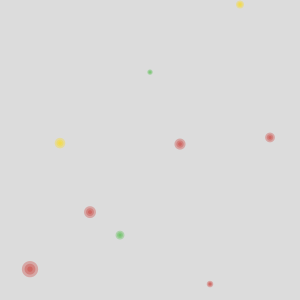
Frame 1 (no input)
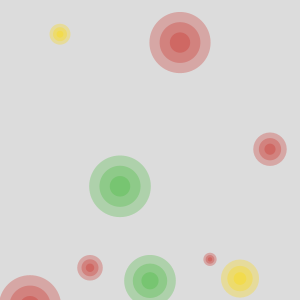
Frame 60 (the mouse pressed at the canvas centre just before this capture)
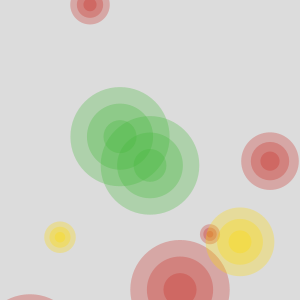
Frame 120 (the mouse held since frame 60 and released just before this capture)

The Processing sketch that drew these frames (run headless with seeded random() and noise(); from frame 60 on, the mouse is pressed at the canvas centre):

// Processing sketch: processing_20524
// ── processing_20524.pde

int num = 10;
float[] mySize = new float[num];
float[] ypos = new float[num];
float[] speed = new float[num];
float[] rate = new float[num];
color[] myColors = new color[4];
int[] col = new int[num];


void setup() {

  size(300,300);

  //explicitly add colors to the myColors array
  myColors[0] = color(200,40,35,75);
  myColors[1] = color(65,185,54,75);
  myColors[2] = color(255,217,0,75);
  myColors[3] = color(0,168,255,75);

  //use a loop to randomly seed ypos, speed, and col
  for(int i=num-1; i>=0; i--) {
    mySize[i]=random(5,20);
    ypos[i] = random(0,height);
    speed[i] = random(-2,2);
    rate[i] = random(0.1,1);
    col[i] = floor(random(0,4));
  }
  noStroke();
  smooth();
}

void draw() {
  background(220);
  
  for(int i=0; i<num-1; i++) {
    //use the int from col[] to choose the fill from myColors[]
    fill(myColors[col[i]]);
    //draw the ellipse using ypos[]
    ellipse(width/num * i + width/num, ypos[i], mySize[i], mySize[i]);
    ellipse(width/num * i + width/num, ypos[i], 2*mySize[i]/3, 2*mySize[i]/3);
    ellipse(width/num * i + width/num, ypos[i], mySize[i]/3, mySize[i]/3);
    //update ypos[] with speed[]
    ypos[i] = ypos[i] + speed[i];
    mySize[i] = mySize[i] + rate[i];

    
    //if the circles go off the screen, reset them
    if(ypos[i] > height + mySize[i]/2) ypos[i] = 0;
    if(ypos[i] < -mySize[i]/2) ypos[i] = height;
    if(mySize[i]>100) mySize[i] = mySize[i]-rate[i];
  }
}
